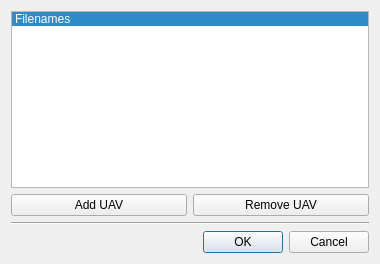
<?xml version="1.0" encoding="UTF-8"?>
<ui version="4.0">
 <class>MultiUAVDialog</class>
 <widget class="QDialog" name="MultiUAVDialog">
  <property name="geometry">
   <rect>
    <x>0</x>
    <y>0</y>
    <width>380</width>
    <height>264</height>
   </rect>
  </property>
  <property name="minimumSize">
   <size>
    <width>380</width>
    <height>176</height>
   </size>
  </property>
  <property name="windowTitle">
   <string>Execute plan</string>
  </property>
  <layout class="QHBoxLayout" name="horizontalLayout_5">
   <item>
    <layout class="QVBoxLayout" name="verticalLayout">
     <item>
      <widget class="QListWidget" name="listWidget">
       <property name="flow">
        <enum>QListView::TopToBottom</enum>
       </property>
       <property name="layoutMode">
        <enum>QListView::Batched</enum>
       </property>
       <property name="viewMode">
        <enum>QListView::ListMode</enum>
       </property>
       <property name="modelColumn">
        <number>0</number>
       </property>
       <property name="currentRow">
        <number>0</number>
       </property>
       <property name="sortingEnabled">
        <bool>false</bool>
       </property>
       <item>
        <property name="text">
         <string>Filenames</string>
        </property>
       </item>
      </widget>
     </item>
     <item>
      <layout class="QHBoxLayout" name="horizontalLayout_4">
       <item>
        <widget class="QPushButton" name="add_UAV_button">
         <property name="text">
          <string>Add UAV</string>
         </property>
        </widget>
       </item>
       <item>
        <widget class="QPushButton" name="remove_UAV_button">
         <property name="text">
          <string>Remove UAV</string>
         </property>
        </widget>
       </item>
      </layout>
     </item>
     <item>
      <widget class="Line" name="line">
       <property name="orientation">
        <enum>Qt::Horizontal</enum>
       </property>
      </widget>
     </item>
     <item>
      <layout class="QHBoxLayout" name="horizontalLayout">
       <item>
        <widget class="QDialogButtonBox" name="buttonBox_2">
         <property name="standardButtons">
          <set>QDialogButtonBox::Cancel|QDialogButtonBox::Ok</set>
         </property>
        </widget>
       </item>
      </layout>
     </item>
    </layout>
   </item>
  </layout>
 </widget>
 <resources/>
 <connections/>
</ui>
